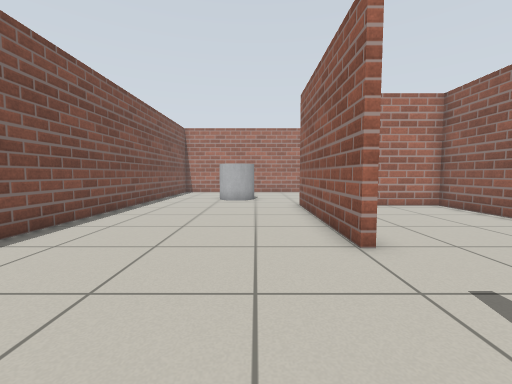
[1] (above)

17 first-person views from a walk through a world built for the Gazebo simulator. The camera is 0.72 m above the floor, tilts 4° down and sees 90° across. The floor is counted in squares, 0.5 m on a side. Each view is taken from the middle of a square. On the plan, view 1 faces up. The plan holds only what a view shows up to about 13 squares ahead; the rest is blank.

[2]
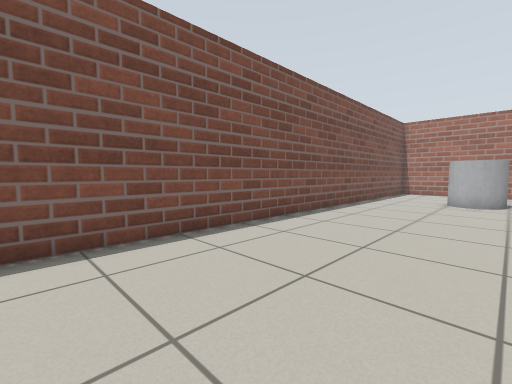

[3]
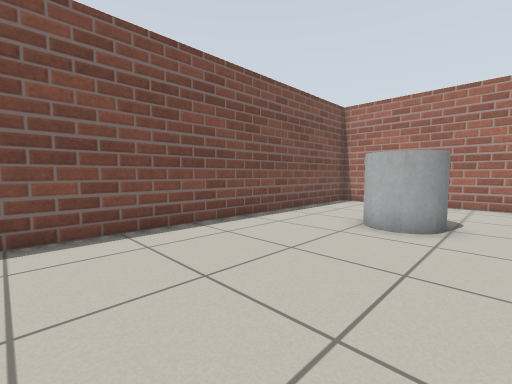

[4]
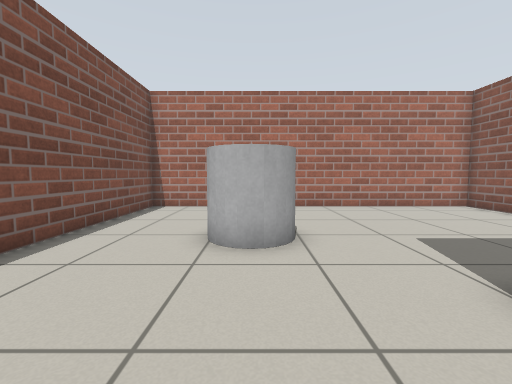

[5]
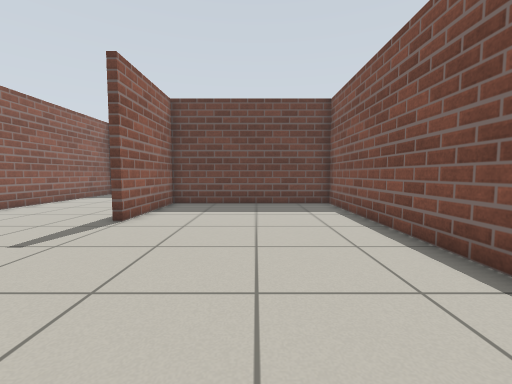

[6]
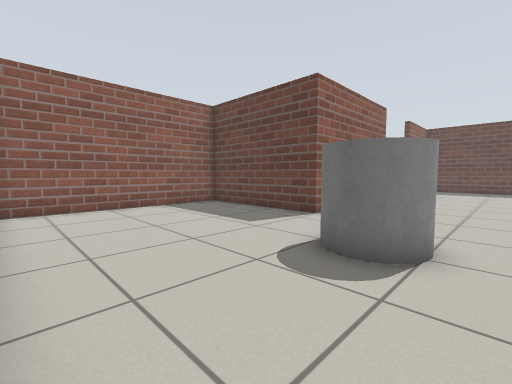

[7]
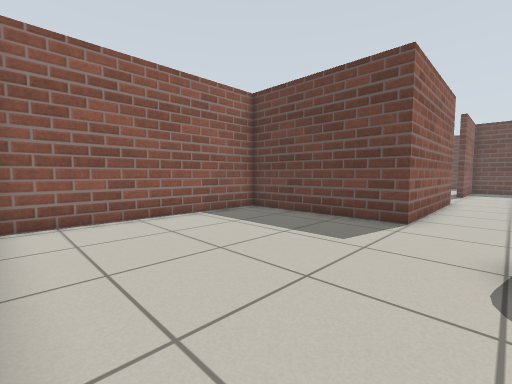

[8]
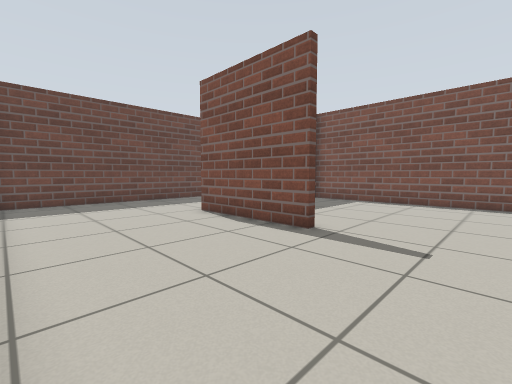

[9]
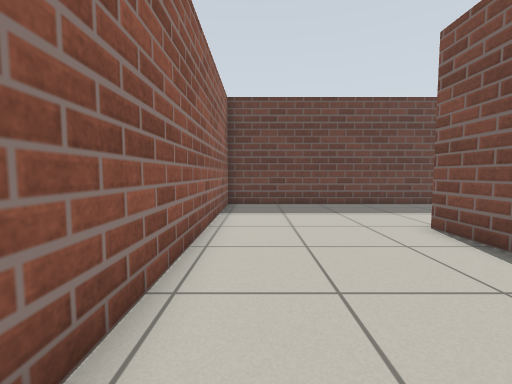

[10]
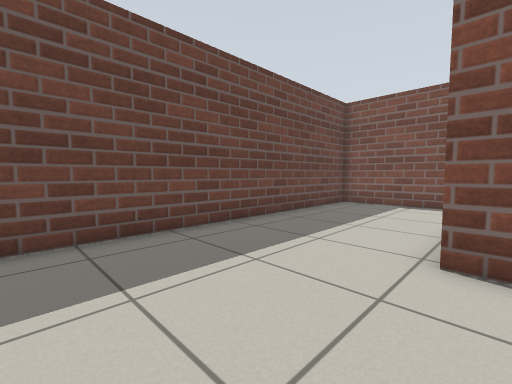

[11]
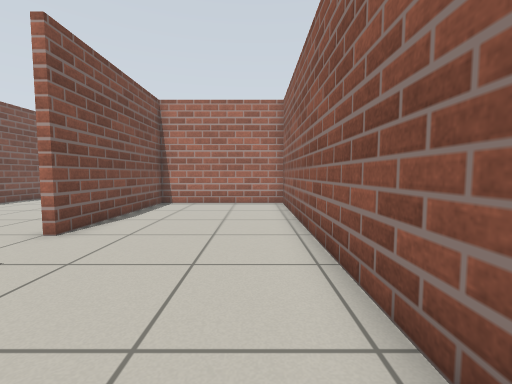

[12]
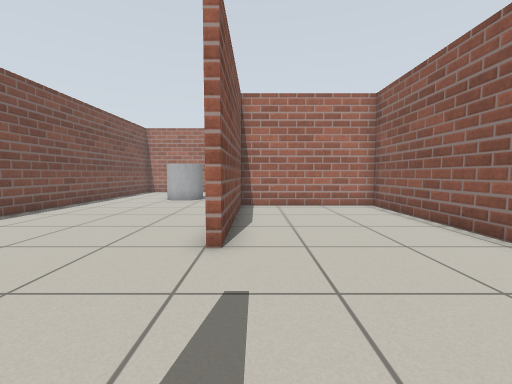

[13]
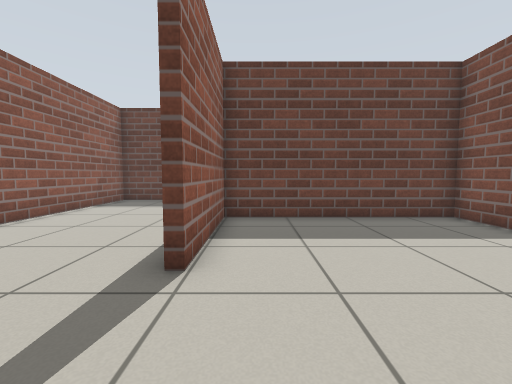

[14]
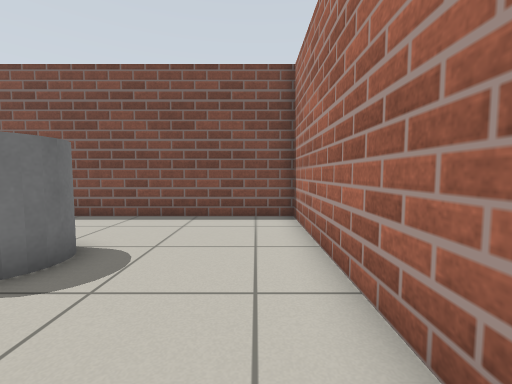

[15]
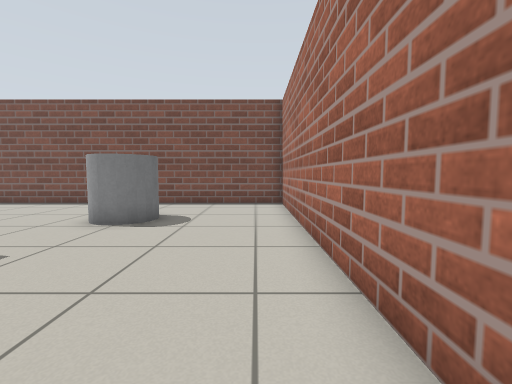

[16]
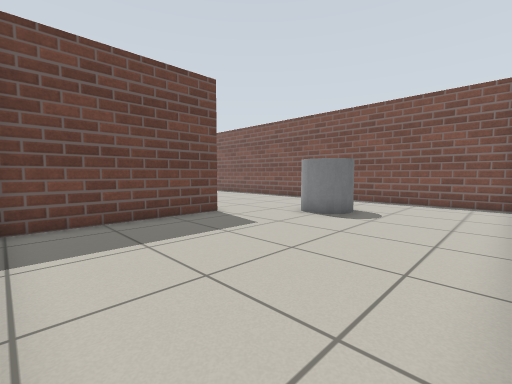

[17]
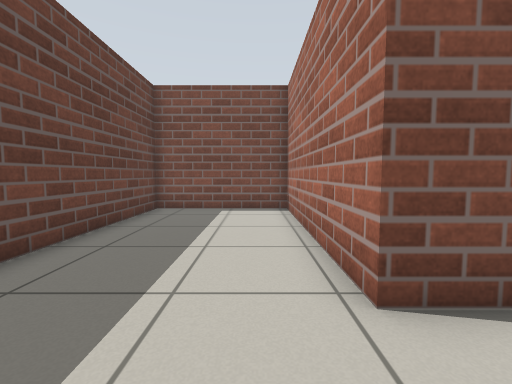

### Floor plan
Points are (right, up) in squares from view 1. A wall is a line through its corners. A room is listed if a view was taken in it or the views show most of it. See-through windows are left out.
Room 1 (views 1, 2, 3, 4, 5, 6, 7, 13, 14, 15, 16)
walls: (2, 4.9) (2, 11.9) (8.3, 11.9) (8.3, 20.3) (-5.6, 20.3) (-5.6, -4.4) (2, -4.4) (2, 0.4)
ways out: opening at (2, 2.5) to room 2
objects: grey cylinder (-2, 14) to (0, 16)
Room 2 (views 8, 9, 10, 11, 12, 17)
walls: (2.4, 0.4) (2.4, -4.7) (-5.6, -4.7) (-5.6, -10.1) (8.3, -10.1) (8.3, 11.6) (2.4, 11.6) (2.4, 4.9)
ways out: opening at (2, 2.5) to room 1

Positions as (right, up) in squares from view 1, and headings:
1: (0, 0), facing up
2: (0, 0), facing up-left
3: (1, 7), facing up-left
4: (-1, 9), facing up
5: (-2, 8), facing down
6: (-3, 20), facing down-right
7: (0, 20), facing down-right
8: (8, 4), facing down-left
9: (7, 2), facing down
10: (7, -4), facing down-left
11: (7, -1), facing up
12: (3, 0), facing up
13: (1, 4), facing down
14: (3, 19), facing left
15: (7, 19), facing left
16: (8, 20), facing down-left
17: (5, -6), facing left
